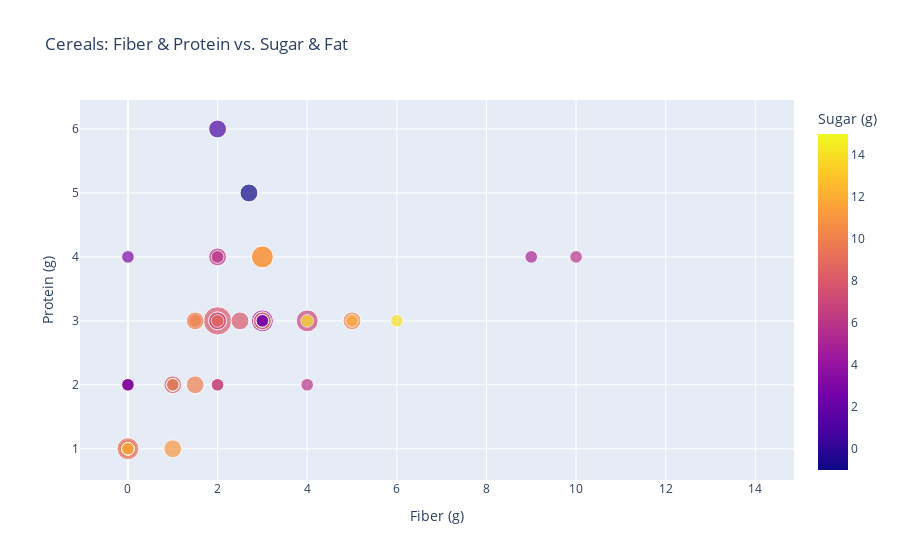

This figure's notebook cell:
### Markdown cell above
### Goal 2: Find cereals that are rich in fiber and protein but low in sugar and fat

<span style="color:black"> **Task 1: Run the code below to generate the graph** </span> <br>
A graph is already provided for you. SImply run the code below to see the graph.

<span style="color:black"> **Task 2: Explore the graph** </span>
- What observations can you make about this graph?
- What do you notice about the placement of each circle along the the x and y axis?
- What do you notice about the size of each circle?
- What do you notice about the colour of each circle?

<span style="color:black"> **Task 3: Recommend 3 cerals that meet the criteria.** </span>
Use your mouse to hover over the points to see more information. Analyze the graph to determine which 3 cereals are high in fiber and protein but low in sugar and fat.

### Code cell
# Graph
graph = px.scatter(
    cereal_df,
    x="fiber",  # Fiber on the x-axis
    y="protein",  # Protein on the y-axis
    size="fat",  # Represent fat content with the size of the marker
    color="sugars",  # Represent sugar level with color
    hover_name="name",  # Show cereal name when you hover over a point
    title="Cereals: Fiber & Protein vs. Sugar & Fat",
    labels={
        "fiber": "Fiber (g)",
        "protein": "Protein (g)",
        "sugars": "Sugar (g)",
        "fat": "Fat (g)",
    },
)

# Show graph
graph.show()

### Figure 1 — Plotly figure (JSON) as saved in the notebook; plotly's stock layout.template omitted (floating-point values rounded to 4 significant figures)
{"data": [{"hovertemplate": "<b>%{hovertext}</b><br><br>Fiber (g)=%{x}<br>Protein (g)=%{y}<br>Fat (g)=%{marker.size}<br>Sugar (g)=%{marker.color}<extra></extra>", "hovertext": ["100% Bran", "100% Natural Bran", "All-Bran", "All-Bran with Extra Fiber", "Almond Delight", "Apple Cinnamon Cheerios", "Apple Jacks", "Basic 4", "Bran Chex", "Bran Flakes", "Cap'n'Crunch", "Cheerios", "Cinnamon Toast Crunch", "Clusters", "Cocoa Puffs", "Corn Chex", "Corn Flakes", "Corn Pops", "Count Chocula", "Cracklin' Oat Bran", "Cream of Wheat (Quick)", "Crispix", "Crispy Wheat & Raisins", "Double Chex", "Froot Loops", "Frosted Flakes", "Frosted Mini-Wheats", "Fruit & Fibre Dates; Walnuts; and Oats", "Fruitful Bran", "Fruity Pebbles", "Golden Crisp", "Golden Grahams", "Grape Nuts Flakes", "Grape-Nuts", "Great Grains Pecan", "Honey Graham Ohs", "Honey Nut Cheerios", "Honey-comb", "Just Right Crunchy  Nuggets", "Just Right Fruit & Nut", "Kix", "Life", "Lucky Charms", "Maypo", "Muesli Raisins; Dates; & Almonds", "Muesli Raisins; Peaches; & Pecans", "Mueslix Crispy Blend", "Multi-Grain Cheerios", "Nut&Honey Crunch", "Nutri-Grain Almond-Raisin", "Nutri-grain Wheat", "Oatmeal Raisin Crisp", "Post Nat. Raisin Bran", "Product 19", "Puffed Rice", "Puffed Wheat", "Quaker Oat Squares", "Quaker Oatmeal", "Raisin Bran", "Raisin Nut Bran", "Raisin Squares", "Rice Chex", "Rice Krispies", "Shredded Wheat", "Shredded Wheat 'n'Bran", "Shredded Wheat spoon size", "Smacks", "Special K", "Strawberry Fruit Wheats", "Total Corn Flakes", "Total Raisin Bran", "Total Whole Grain", "Triples", "Trix", "Wheat Chex", "Wheaties", "Wheaties Honey Gold"], "legendgroup": "", "marker": {"color": [6, 8, 5, 0, 8, 10, 14, 8, 6, 5, 12, 1, 9, 7, 13, 3, 2, 12, 13, 7, 0, 3, 10, 5, 13, 11, 7, 10, 12, 12, 15, 9, 5, 3, 4, 11, 10, 11, 6, 9, 3, 6, 12, 3, 11, 11, 13, 6, 9, 7, 2, 10, 14, 3, 0, 0, 6, -1, 12, 8, 6, 2, 3, 0, 0, 0, 15, 3, 5, 3, 14, 3, 3, 12, 3, 3, 8], "coloraxis": "coloraxis", "size": [1, 5, 1, 0, 2, 2, 0, 2, 1, 0, 2, 2, 3, 2, 1, 0, 0, 0, 1, 3, 0, 0, 1, 0, 1, 0, 0, 2, 0, 1, 0, 1, 1, 0, 3, 2, 1, 0, 1, 1, 1, 2, 1, 1, 3, 3, 2, 1, 1, 2, 0, 2, 1, 0, 0, 0, 1, 2, 1, 2, 0, 0, 0, 0, 0, 0, 1, 0, 0, 1, 1, 1, 1, 1, 1, 1, 1], "sizemode": "area", "sizeref": 0.0125, "symbol": "circle"}, "mode": "markers", "name": "", "orientation": "v", "showlegend": false, "type": "scatter", "x": [10, 2, 9, 14, 1, 1.5, 1, 2, 4, 5, 0, 2, 0, 2, 0, 0, 1, 1, 0, 4, 1, 1, 2, 1, 1, 1, 3, 5, 5, 0, 0, 0, 3, 3, 3, 1, 1.5, 0, 1, 2, 0, 2, 0, 0, 3, 3, 3, 2, 0, 3, 3, 1.5, 6, 1, 0, 1, 2, 2.7, 5, 2.5, 2, 0, 0, 3, 4, 3, 1, 1, 3, 0, 4, 3, 0, 0, 3, 3, 1], "xaxis": "x", "y": [4, 3, 4, 4, 2, 2, 2, 3, 2, 3, 1, 6, 1, 3, 1, 2, 2, 1, 1, 3, 3, 2, 2, 2, 2, 1, 3, 3, 3, 1, 2, 1, 3, 3, 3, 1, 3, 1, 2, 3, 2, 4, 2, 4, 4, 4, 3, 2, 2, 3, 3, 3, 3, 3, 1, 2, 4, 5, 3, 3, 2, 1, 2, 2, 3, 3, 2, 6, 2, 2, 3, 3, 2, 1, 3, 3, 2], "yaxis": "y"}], "layout": {"coloraxis": {"colorbar": {"title": {"text": "Sugar (g)"}}, "colorscale": [[0, "#0d0887"], [0.1111, "#46039f"], [0.2222, "#7201a8"], [0.3333, "#9c179e"], [0.4444, "#bd3786"], [0.5556, "#d8576b"], [0.6667, "#ed7953"], [0.7778, "#fb9f3a"], [0.8889, "#fdca26"], [1, "#f0f921"]]}, "legend": {"itemsizing": "constant", "tracegroupgap": 0}, "title": {"text": "Cereals: Fiber & Protein vs. Sugar & Fat"}, "xaxis": {"anchor": "y", "domain": [0, 1], "title": {"text": "Fiber (g)"}}, "yaxis": {"anchor": "x", "domain": [0, 1], "title": {"text": "Protein (g)"}}}}
